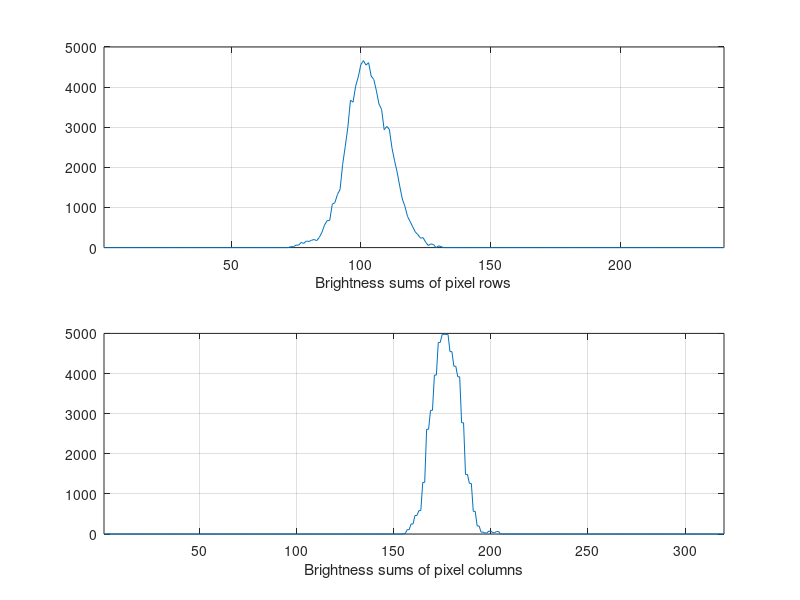

MATLAB code for this plot:
load("gaussian_RGB888_320x240.mat");
%load("gaussian_RGB888_160x120.mat");
%load("gaussian_RGB565_320x240.mat");
%load("gaussian_RGB565_160x120.mat");

subplot(2,1,1);
plot(data_horizontal);
grid on;
xlim([1, length(data_horizontal)]);
xlabel("Brightness sums of pixel rows");
    
subplot(2,1,2);
plot(data_vertical);
grid on;
xlim([1, length(data_vertical)]);
xlabel("Brightness sums of pixel columns");